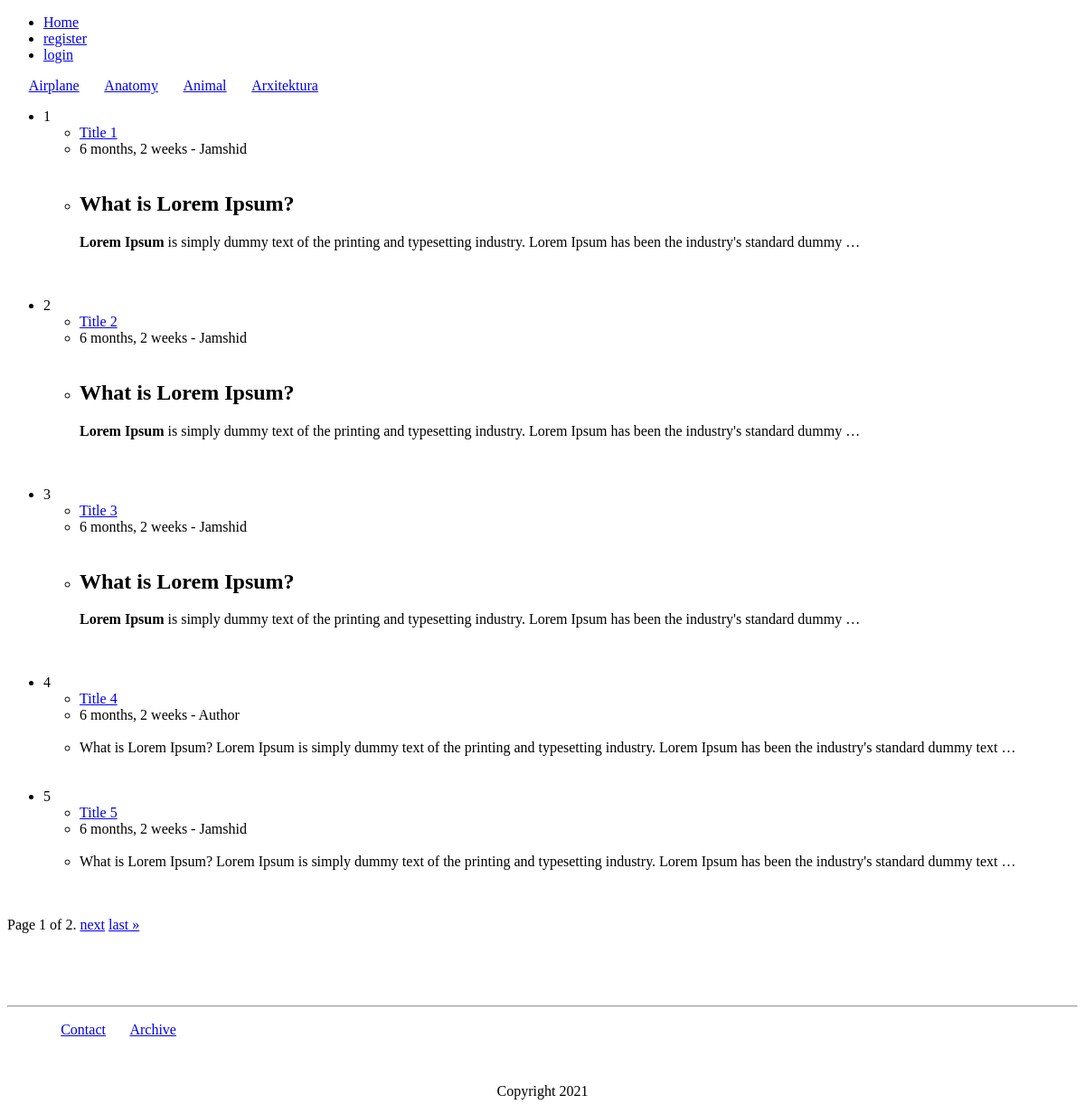
/, run on an earlier commit of the app's database.
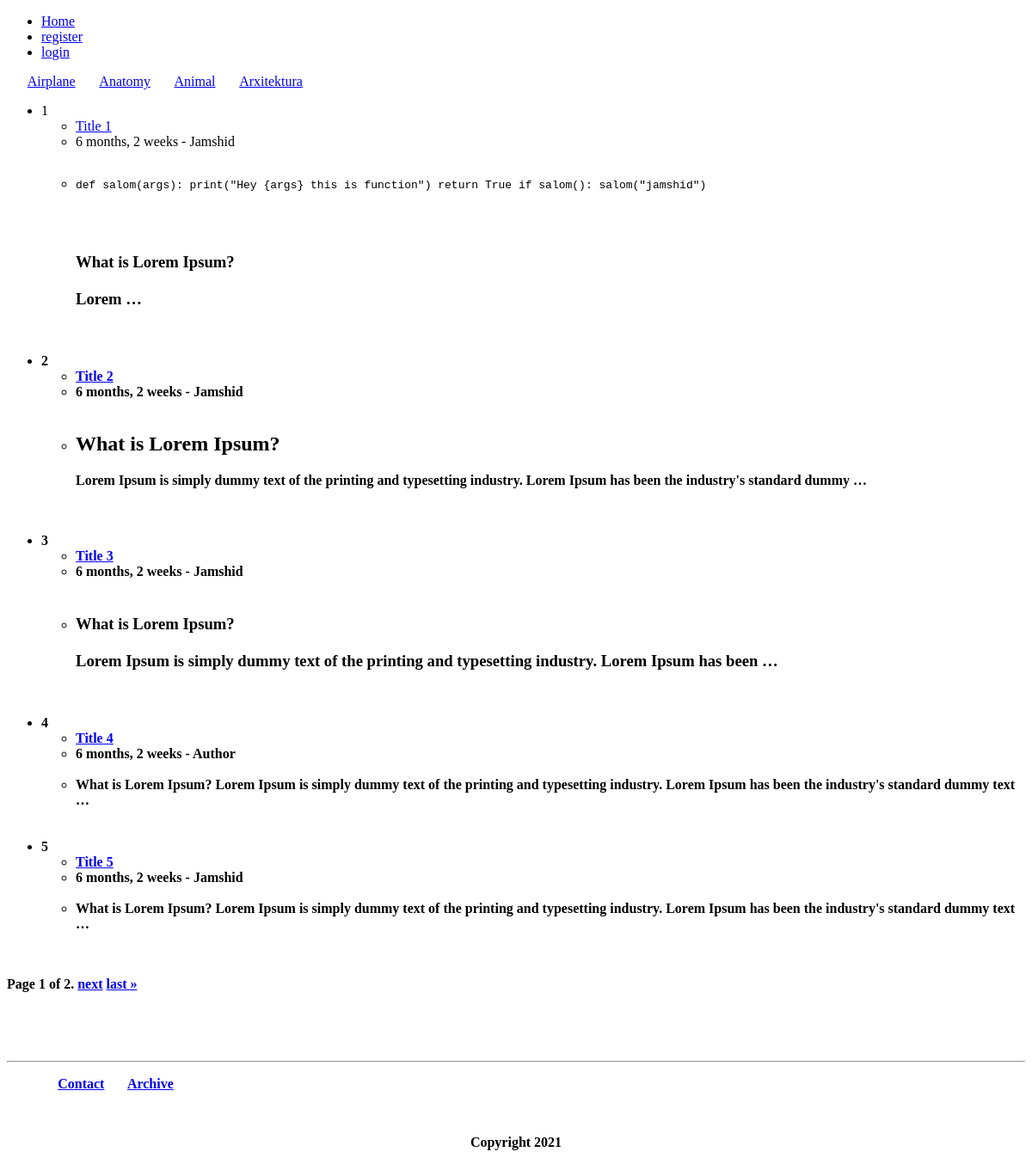
And on a later commit of the database.
### core/models.py (models this page shows, shortened)
class Blog(models.Model):
    blog_title     = models.CharField(max_length=350, verbose_name='Title', unique=True)
    blog_slug      = models.SlugField(max_length=350)
    blog_title_tag = models.CharField(max_length=350, verbose_name='Title Tag')
    blog_body      = models.TextField(verbose_name='Body')
    blog_author   = models.ForeignKey(User, on_delete=models.SET_NULL, blank=True, null=True, verbose_name='Author')
    blog_category = models.ForeignKey(Category, on_delete=models.CASCADE, default=1)
    blog_like     = models.ManyToManyField(User, related_name='blog_like')
    blog_published = models.DateTimeField(auto_now_add=True)
    blog_updated   = models.DateTimeField(auto_now=True)
    class Meta:
        verbose_name_plural = 'Blogs'
    def get_absolute_url(self):
        return reverse("Core:blog-detail", kwargs={"blog_slug": self.blog_slug})
    def is_updated(self):
        state = False
        if self.blog_published == self.blog_updated:
            return self.blog_published
        else:
            return self.blog_updated

### core/views.py (the view)
# urls.py: path('', ArticleListView.as_view(), name='home'),
class ArticleListView(ListView):
    paginate_by   = 5
    model         = Blog
    template_name = 'index.html'
    ordering = ('-blog_published')
    def get_context_data(self, **kwargs):
        context             = super().get_context_data(**kwargs)
        context["categories"] = Category.objects.all()
        return context
    def get_queryset(self, *args, **kwargs):
        kwargs_key = [key  for key in self.kwargs]
        if 'category_slug' in kwargs_key:
            return Blog.objects.filter(blog_category__category_slug=self.kwargs['category_slug'])
        else:
            return Blog.objects.all()

### templates/index.html (shortened to what this page needs)
{% extends 'base.html' %}
{% block content %}
    {% if categories %}
        <p>
            {% for category in categories %}
            <a href="{% url 'Core:category' category.category_slug %}" style="margin-left: 2%">{{ category.category_name }}</a>
            {% endfor %}
        </p>
    {% endif %}
    <ul>
        {% for blog in object_list %}
            <li class="{% cycle 'left' 'right' %}">
                {{ forloop.counter }}
                <ul>
                    <li><a href="{% url 'Core:blog-detail' blog.blog_slug %}?next={{ request.path }}">{{ blog.blog_title|capfirst|safe }}</a></li>
                    <li> {{ blog.is_updated|timesince }} - {{ blog.blog_author|default:"Author" }}</li>
                    <br>
                    <li>{{ blog.blog_body|safe|truncatewords:25 }}</li>
                </ul>
            </li>
            <br>
            <br>
        {% empty %}
            <p>No Blog is avoilable ;)</p>
        {% endfor %}
    </ul>
    {% if is_paginated %}
        {% include "includes/paginator.html" %}
    {% endif %}
    <br><br>
{% endblock content %}

What changed in the data, as far as the page shows it:
changed Blog "Title 1": blog_body "What is Lorem Ipsum? Lorem Ipsum is simply dummy text of the printing and typesetting industry. Lorem Ipsum has been the industry's standard dummy …" → "def salom(args): print(\"Hey {args} this is function\") return True if salom(): salom(\"jamshid\") What is Lorem Ipsum? Lorem …"
changed Blog "Title 3": blog_body "What is Lorem Ipsum? Lorem Ipsum is simply dummy text of the printing and typesetting industry. Lorem Ipsum has been the industry's standard dummy …" → "What is Lorem Ipsum? Lorem Ipsum is simply dummy text of the printing and typesetting industry. Lorem Ipsum has been …"
